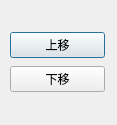
<?xml version="1.0" encoding="UTF-8"?>
<ui version="4.0">
 <class>Dialog</class>
 <widget class="QDialog" name="Dialog">
  <property name="geometry">
   <rect>
    <x>0</x>
    <y>0</y>
    <width>117</width>
    <height>125</height>
   </rect>
  </property>
  <property name="windowTitle">
   <string>Dialog</string>
  </property>
  <widget class="QWidget" name="">
   <property name="geometry">
    <rect>
     <x>10</x>
     <y>30</y>
     <width>95</width>
     <height>65</height>
    </rect>
   </property>
   <layout class="QVBoxLayout" name="verticalLayout">
    <item>
     <widget class="QPushButton" name="pushButton">
      <property name="text">
       <string>上移</string>
      </property>
     </widget>
    </item>
    <item>
     <widget class="QPushButton" name="pushButton_2">
      <property name="text">
       <string>下移</string>
      </property>
     </widget>
    </item>
   </layout>
  </widget>
 </widget>
 <resources/>
 <connections/>
</ui>
